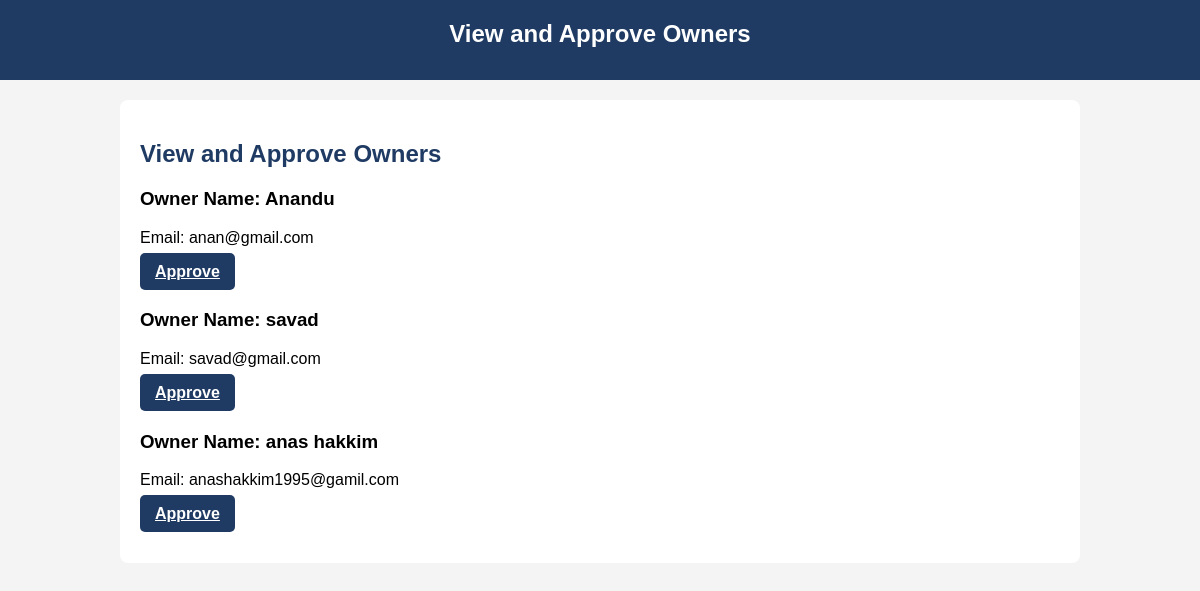
The page /viewapproveowner on the database as committed earlier.
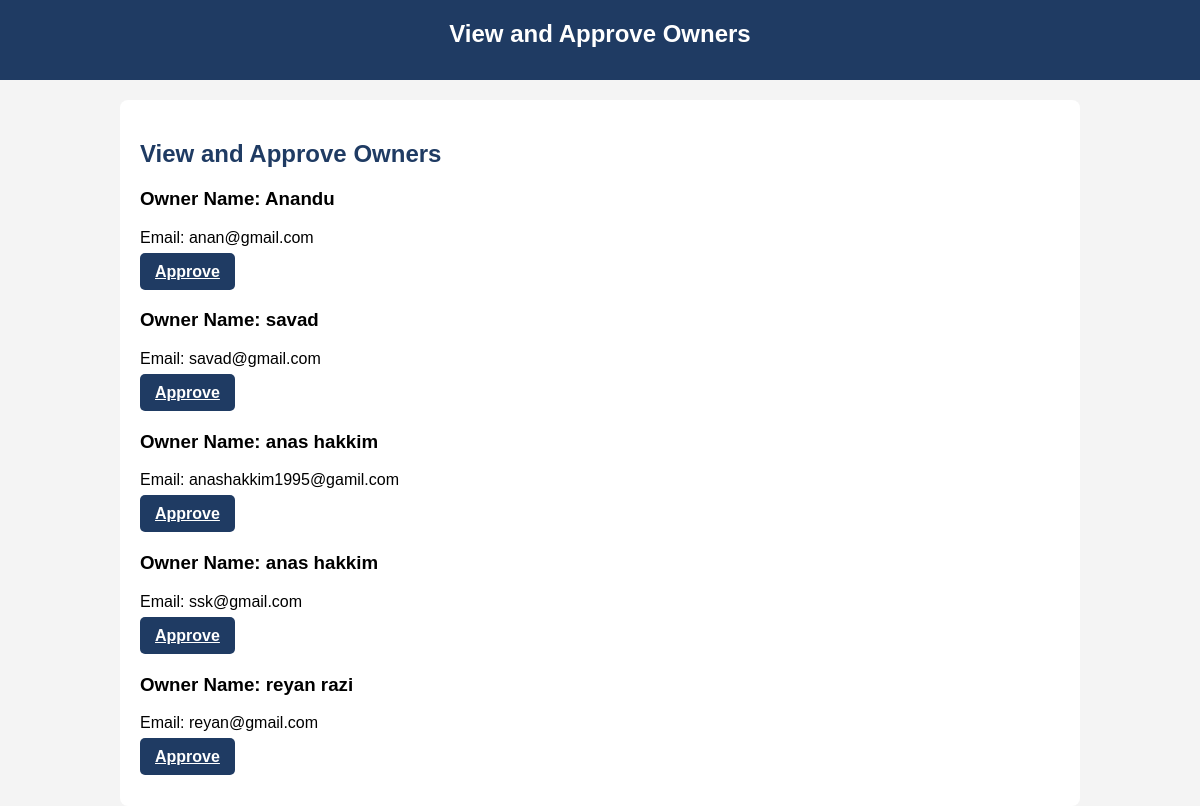
The same page on the database as committed later.
### myapp/models.py (models this page shows)
class ownerRE_model(models.Model):
    owner_id = models.ForeignKey(login_model, on_delete=models.CASCADE, null=True, blank=True)
    name = models.CharField(max_length=100, null=True, blank=True)
    age = models.CharField(max_length=100, null=True, blank=True)
    email = models.CharField(max_length=100, null=True, blank=True)
    contact = models.CharField(max_length=100, null=True, blank=True)
    address = models.CharField(max_length=100, null=True, blank=True)
    gender = models.CharField(max_length=100, null=True, blank=True)

### myapp/views.py (the view)
# urls.py: path('viewapproveowner', viewapproveowner.as_view(), name='viewapproveowner'),
class viewapproveowner(View):
    def get(self, request):
        c = ownerRE_model.objects.all()
        return render(request, 'administrator/viewapproveowner.html', {'data': c})

### templates/administrator/viewapproveowner.html (shortened to what this page needs)
<!DOCTYPE html>
<html lang="en">
<head>
</head>
<body>
    <header>
        <div class="container">
            <h1>View and Approve Owners</h1>
        </div>
    </header>
    <div class="container">
        <div class="main-content">
            <h2 style="color: #1f3b63;">View and Approve Owners</h2>
            {% for owner in data %}
            <div class="owner">
                <h3>Owner Name: {{ owner.name }}</h3>
                <p>Email: {{ owner.email }}</p>
                <a href="{% url 'approve' owner.id %}" class="approve-btn">Approve</a>
            </div>
            {% endfor %}
        </div>
    </div>
</body>
</html>

Rows that differ between the two databases and show on the page:
added ownerRE_model: name "anas hakkim", email "ssk@gmail.com"
added ownerRE_model: name "reyan razi", email "reyan@gmail.com"
